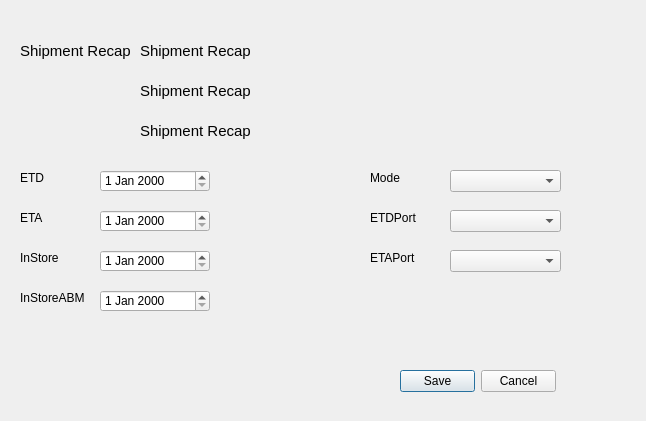
<?xml version="1.0" encoding="UTF-8"?>
<ui version="4.0">
 <class>editDialogShipment</class>
 <widget class="QDialog" name="editDialogShipment">
  <property name="geometry">
   <rect>
    <x>0</x>
    <y>0</y>
    <width>646</width>
    <height>421</height>
   </rect>
  </property>
  <property name="windowTitle">
   <string>Edit Shipment</string>
  </property>
  <widget class="QLabel" name="lb_instoreabm">
   <property name="geometry">
    <rect>
     <x>20</x>
     <y>290</y>
     <width>154</width>
     <height>16</height>
    </rect>
   </property>
   <property name="text">
    <string>InStoreABM</string>
   </property>
  </widget>
  <widget class="QLabel" name="lb_etd">
   <property name="geometry">
    <rect>
     <x>20</x>
     <y>170</y>
     <width>61</width>
     <height>16</height>
    </rect>
   </property>
   <property name="text">
    <string>ETD</string>
   </property>
  </widget>
  <widget class="QLabel" name="lb_recap">
   <property name="geometry">
    <rect>
     <x>20</x>
     <y>25</y>
     <width>111</width>
     <height>51</height>
    </rect>
   </property>
   <property name="font">
    <font>
     <pointsize>11</pointsize>
    </font>
   </property>
   <property name="text">
    <string>Shipment Recap:</string>
   </property>
  </widget>
  <widget class="QLabel" name="lb_etaport">
   <property name="geometry">
    <rect>
     <x>370</x>
     <y>250</y>
     <width>154</width>
     <height>16</height>
    </rect>
   </property>
   <property name="text">
    <string>ETAPort</string>
   </property>
  </widget>
  <widget class="QLabel" name="lb_mode">
   <property name="geometry">
    <rect>
     <x>370</x>
     <y>170</y>
     <width>47</width>
     <height>16</height>
    </rect>
   </property>
   <property name="text">
    <string>Mode</string>
   </property>
  </widget>
  <widget class="QLabel" name="lb_etdport">
   <property name="geometry">
    <rect>
     <x>370</x>
     <y>210</y>
     <width>154</width>
     <height>16</height>
    </rect>
   </property>
   <property name="text">
    <string>ETDPort</string>
   </property>
  </widget>
  <widget class="QLabel" name="lb_eta">
   <property name="geometry">
    <rect>
     <x>20</x>
     <y>210</y>
     <width>47</width>
     <height>16</height>
    </rect>
   </property>
   <property name="text">
    <string>ETA</string>
   </property>
  </widget>
  <widget class="QLabel" name="lb_instroe">
   <property name="geometry">
    <rect>
     <x>20</x>
     <y>250</y>
     <width>154</width>
     <height>16</height>
    </rect>
   </property>
   <property name="text">
    <string>InStore</string>
   </property>
  </widget>
  <widget class="QDateEdit" name="dateE_etd">
   <property name="geometry">
    <rect>
     <x>100</x>
     <y>170</y>
     <width>110</width>
     <height>22</height>
    </rect>
   </property>
  </widget>
  <widget class="QComboBox" name="comb_mode">
   <property name="geometry">
    <rect>
     <x>450</x>
     <y>170</y>
     <width>111</width>
     <height>22</height>
    </rect>
   </property>
   <property name="editable">
    <bool>false</bool>
   </property>
   <property name="currentText">
    <string/>
   </property>
  </widget>
  <widget class="QComboBox" name="comb_etdport">
   <property name="geometry">
    <rect>
     <x>450</x>
     <y>210</y>
     <width>111</width>
     <height>22</height>
    </rect>
   </property>
  </widget>
  <widget class="QComboBox" name="comb_etaport">
   <property name="geometry">
    <rect>
     <x>450</x>
     <y>250</y>
     <width>111</width>
     <height>22</height>
    </rect>
   </property>
  </widget>
  <widget class="QDateEdit" name="dateE_eta">
   <property name="geometry">
    <rect>
     <x>100</x>
     <y>210</y>
     <width>110</width>
     <height>22</height>
    </rect>
   </property>
  </widget>
  <widget class="QDateEdit" name="dateE_instore">
   <property name="geometry">
    <rect>
     <x>100</x>
     <y>250</y>
     <width>110</width>
     <height>22</height>
    </rect>
   </property>
  </widget>
  <widget class="QDateEdit" name="dateE_instore_abm">
   <property name="geometry">
    <rect>
     <x>100</x>
     <y>290</y>
     <width>110</width>
     <height>22</height>
    </rect>
   </property>
  </widget>
  <widget class="QLabel" name="lb_recap_1">
   <property name="geometry">
    <rect>
     <x>140</x>
     <y>30</y>
     <width>481</width>
     <height>41</height>
    </rect>
   </property>
   <property name="font">
    <font>
     <pointsize>11</pointsize>
    </font>
   </property>
   <property name="text">
    <string>Shipment Recap</string>
   </property>
  </widget>
  <widget class="QLabel" name="lb_recap_2">
   <property name="geometry">
    <rect>
     <x>140</x>
     <y>70</y>
     <width>481</width>
     <height>41</height>
    </rect>
   </property>
   <property name="font">
    <font>
     <pointsize>11</pointsize>
    </font>
   </property>
   <property name="text">
    <string>Shipment Recap</string>
   </property>
  </widget>
  <widget class="QLabel" name="lb_recap_3">
   <property name="geometry">
    <rect>
     <x>140</x>
     <y>110</y>
     <width>471</width>
     <height>41</height>
    </rect>
   </property>
   <property name="font">
    <font>
     <pointsize>11</pointsize>
    </font>
   </property>
   <property name="text">
    <string>Shipment Recap</string>
   </property>
  </widget>
  <widget class="QDialogButtonBox" name="buttonBox">
   <property name="geometry">
    <rect>
     <x>400</x>
     <y>370</y>
     <width>156</width>
     <height>23</height>
    </rect>
   </property>
   <property name="orientation">
    <enum>Qt::Horizontal</enum>
   </property>
   <property name="standardButtons">
    <set>QDialogButtonBox::Cancel|QDialogButtonBox::Save</set>
   </property>
  </widget>
 </widget>
 <resources/>
 <connections>
  <connection>
   <sender>buttonBox</sender>
   <signal>accepted()</signal>
   <receiver>editDialogShipment</receiver>
   <slot>accept()</slot>
   <hints>
    <hint type="sourcelabel">
     <x>248</x>
     <y>254</y>
    </hint>
    <hint type="destinationlabel">
     <x>157</x>
     <y>274</y>
    </hint>
   </hints>
  </connection>
  <connection>
   <sender>buttonBox</sender>
   <signal>rejected()</signal>
   <receiver>editDialogShipment</receiver>
   <slot>reject()</slot>
   <hints>
    <hint type="sourcelabel">
     <x>316</x>
     <y>260</y>
    </hint>
    <hint type="destinationlabel">
     <x>286</x>
     <y>274</y>
    </hint>
   </hints>
  </connection>
 </connections>
</ui>
